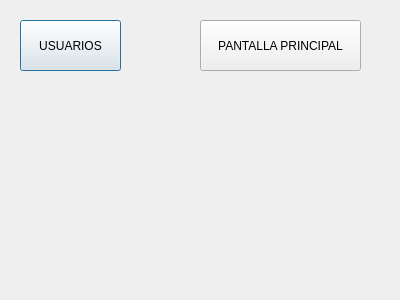
<?xml version="1.0" encoding="UTF-8"?>
<ui version="4.0">
 <class>Pantalla_administrador</class>
 <widget class="QDialog" name="Pantalla_administrador">
  <property name="geometry">
   <rect>
    <x>0</x>
    <y>0</y>
    <width>400</width>
    <height>300</height>
   </rect>
  </property>
  <property name="windowTitle">
   <string>Panel Administrador</string>
  </property>
  <property name="windowIcon">
   <iconset resource="icons.qrc">
    <normaloff>:/img/icons/icon.ico</normaloff>:/img/icons/icon.ico</iconset>
  </property>
  <property name="styleSheet">
   <string notr="true"/>
  </property>
  <widget class="QPushButton" name="btn_usuarios">
   <property name="geometry">
    <rect>
     <x>20</x>
     <y>20</y>
     <width>101</width>
     <height>51</height>
    </rect>
   </property>
   <property name="styleSheet">
    <string notr="true">background-image: url(:/img/bg/ac.jpg);</string>
   </property>
   <property name="text">
    <string>USUARIOS</string>
   </property>
  </widget>
  <widget class="QLabel" name="label_2">
   <property name="geometry">
    <rect>
     <x>80</x>
     <y>120</y>
     <width>191</width>
     <height>151</height>
    </rect>
   </property>
   <property name="styleSheet">
    <string notr="true">image: url(:/img/icons/proximamente.png);</string>
   </property>
   <property name="text">
    <string/>
   </property>
  </widget>
  <widget class="QPushButton" name="btn_pantalla">
   <property name="geometry">
    <rect>
     <x>200</x>
     <y>20</y>
     <width>161</width>
     <height>51</height>
    </rect>
   </property>
   <property name="styleSheet">
    <string notr="true">background-image: url(:/img/bg/ac.jpg);</string>
   </property>
   <property name="text">
    <string>PANTALLA PRINCIPAL</string>
   </property>
  </widget>
 </widget>
 <resources>
  <include location="icons.qrc"/>
 </resources>
 <connections/>
</ui>
